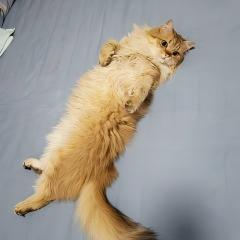
#> input picture main/resources/jpg/1.jpg, 240 x 240 px
$ python jpg_to_rgb565.py ../main/resources/jpg out
#> lines starting #> are read from the running program, lines starting #| are printed output that depends on the picture
#!/usr/bin/env python3
"""
jpg_to_rgb565.py — Convert JPG background images to raw RGB565 binary format.

Output format matches LV_IMG_CF_TRUE_COLOR with LV_COLOR_16_SWAP=1:
- 2 bytes per pixel (RGB565)
- Bytes are stored in BIG-ENDIAN order so that LVGL's SWAP
  converts them back to correct little-endian for the display

Binary format (little-endian header, big-endian pixels):
    Bytes  0-1:   width  (uint16, little-endian)
    Bytes  2-3:   height (uint16, little-endian)
    Bytes  4+:    pixel data, w*h*2 bytes — for each pixel:
                     byte0 = (RGB565 >> 8) & 0xFF     (high byte first!)
                     byte1 = (RGB565) & 0xFF          (low byte second!)

Background images are resized to BG_WIDTH x BG_HEIGHT to save RAM.
LVGL zoom scales them to fill the 240x240 screen.

Usage:
    python jpg_to_rgb565.py <INPUT_DIR> <OUTPUT_DIR>
"""

import os
import sys
import struct


# Background image size (140x140, zoom=439 → 240x240 full screen)
# 140x140 RGB565 = ~39 KB. ESP32-C3 max free heap block varies.
# If malloc fails, background is skipped (black screen saver).
BG_WIDTH = 140
BG_HEIGHT = 140


def jpg_to_rgb565(jpg_path: str, bin_path: str, width: int = BG_WIDTH, height: int = BG_HEIGHT) -> None:
    """Convert a single JPG file to RGB565 binary (TRUE_COLOR format, big-endian pixels)."""
#> called with jpg_path = '../main/resources/jpg/1.jpg', bin_path = 'out/bg_1.bin', width = 140, height = 140
    try:
        from PIL import Image
    except ImportError:
        print("ERROR: Pillow (PIL) is required. Install with: pip install Pillow",
              file=sys.stderr)
        sys.exit(1)

    img = Image.open(jpg_path).convert("RGB")
#> img is the input picture: PIL image 240x240 RGB; mean R, G, B 161.4, 155.8, 148.1

    # Resize to target size (high-quality downscale/upscale)
    if img.size != (width, height):
        img = img.resize((width, height), Image.LANCZOS)
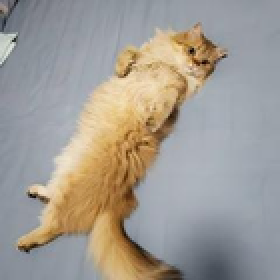
#> img: PIL image 140x140 RGB (shown 2 times larger); mean R, G, B 161.4, 155.8, 148.1

    w, h = img.size
#> w = 140; h = 140
    pixels = img.tobytes("raw", "RGB")

    out = bytearray()
    out += struct.pack("<HH", w, h)  # header: width, height (uint16 LE)

    # RGB565: RRRRR GGGGGG BBBBB → uint16
    # IMPORTANT: PIL on Windows outputs BGR order, so we swap R and B.
    # Also store in BIG-ENDIAN because LVGL with LV_COLOR_16_SWAP=1
    # will swap the bytes when reading. So we pre-swap here.
    for i in range(0, len(pixels), 3):
        b = pixels[i]       # PIL outputs BGR, so pixel[0] is actually B
        g = pixels[i + 1]
        r = pixels[i + 2]   # pixel[2] is actually R
        rgb565 = ((r & 0xF8) << 8) | ((g & 0xFC) << 3) | (b >> 3)
        # Big-endian: high byte first, low byte second
        out += struct.pack(">H", rgb565)
#> this loop made 19600 passes
#> (i, b, g, r, rgb565) on passes 2 to 4: (3, 112, 110, 120, 31598), (6, 119, 117, 127, 31662), (9, 111, 111, 119, 29549)

    with open(bin_path, "wb") as f:
        f.write(out)

    print(f"  {os.path.basename(jpg_path)} → {os.path.basename(bin_path)} "
          f"({w}x{h}, {len(out)} bytes)")
#|   1.jpg → bg_1.bin (140x140, 39204 bytes)


def main():
    if len(sys.argv) != 3:
        print(__doc__)
        sys.exit(1)

    input_dir = sys.argv[1]
    output_dir = sys.argv[2]

    if not os.path.isdir(input_dir):
        print(f"ERROR: input directory not found: {input_dir}", file=sys.stderr)
        sys.exit(1)

    os.makedirs(output_dir, exist_ok=True)

    count = 0
    skipped = 0
    total_bytes = 0

    for fname in sorted(os.listdir(input_dir)):
        if not fname.lower().endswith((".jpg", ".jpeg")):
            continue

        jpg_path = os.path.join(input_dir, fname)
        # Generate output filename: bg_1.bin, bg_2.bin, etc.
        base = os.path.splitext(fname)[0]
        bin_path = os.path.join(output_dir, f"bg_{base}.bin")
        jpg_to_rgb565(jpg_path, bin_path)
        total_bytes += os.path.getsize(bin_path)
        count += 1
#> pass 2 of the loop in main, `for fname in sorted(os.listdir(input_dir)):`:
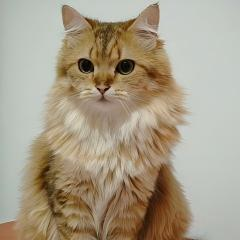
#> input picture main/resources/jpg/2.jpg, 240 x 240 px
#> in jpg_to_rgb565, img is the input picture: PIL image 240x240 RGB; mean R, G, B 168.2, 157.5, 137.2
#> in jpg_to_rgb565 (call 2), `img = img.resize((width, height), Image.LANCZOS)`:
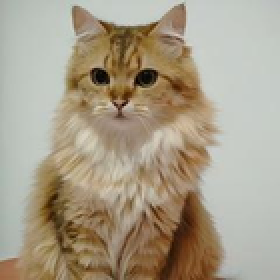
#> img: PIL image 140x140 RGB (shown 2 times larger); mean R, G, B 168.2, 157.5, 137.2
#> the loop in jpg_to_rgb565 (call 2), `for i in range(0, len(pixels), 3):` made 19600 passes
#> (i, b, g, r, rgb565) on passes 2 to 4: (3, 168, 173, 167, 42357), (6, 171, 175, 169, 44405), (9, 172, 178, 172, 44437)
#|   2.jpg → bg_2.bin (140x140, 39204 bytes)

    print(f"\nConverted {count} JPG file(s) from {input_dir} → {output_dir}")
    print(f"Skipped {skipped} file(s)")
    print(f"Total binary size: {total_bytes} bytes ({total_bytes/1024:.1f} KB)")
    print(f"Each image: {BG_WIDTH}x{BG_HEIGHT} RGB565 = ~{total_bytes//count//1024 if count else 0} KB")
    print(f"zoom = {240 * 256 // BG_WIDTH} (LVGL zoom to fill 240x240 screen)")
    print(f"NOTE: 140x140 needs ~39KB RAM. If malloc fails, background is skipped.")


if __name__ == "__main__":
    main()
